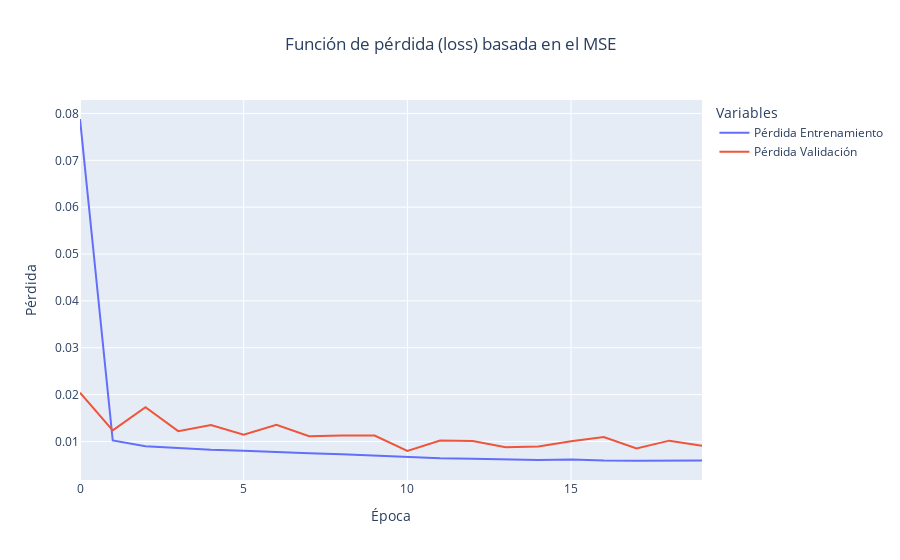

Notebook cell for this chart:
### Code cell
fig = px.line(data_frame=history.history,
        y=['loss', 'val_loss'],
        title='Función de pérdida (loss) basada en el MSE',
        labels={'index': 'Época', 'value': 'Pérdida'},
        )

fig.update_layout(
    title_x=0.5,
    legend_title_text="Variables"
)

fig.for_each_trace(lambda t: t.update(name="Pérdida Entrenamiento" if t.name == "loss" else "Pérdida Validación"))

fig.show()

### Figure 1 — Plotly figure (JSON) as saved in the notebook; plotly's stock layout.template omitted (floating-point values rounded to 4 significant figures)
{"data": [{"hovertemplate": "variable=loss<br>Época=%{x}<br>Pérdida=%{y}<extra></extra>", "legendgroup": "loss", "line": {"color": "#636efa", "dash": "solid"}, "marker": {"symbol": "circle"}, "mode": "lines", "name": "Pérdida Entrenamiento", "orientation": "v", "showlegend": true, "type": "scatter", "x": [0, 1, 2, 3, 4, 5, 6, 7, 8, 9, 10, 11, 12, 13, 14, 15, 16, 17, 18, 19], "xaxis": "x", "y": [0.07881, 0.01021, 0.008974, 0.008552, 0.008204, 0.008023, 0.007706, 0.007494, 0.007295, 0.006992, 0.00673, 0.006413, 0.006327, 0.006167, 0.006059, 0.006152, 0.005921, 0.005887, 0.005828, 0.00591], "yaxis": "y"}, {"hovertemplate": "variable=val_loss<br>Época=%{x}<br>Pérdida=%{y}<extra></extra>", "legendgroup": "val_loss", "line": {"color": "#EF553B", "dash": "solid"}, "marker": {"symbol": "circle"}, "mode": "lines", "name": "Pérdida Validación", "orientation": "v", "showlegend": true, "type": "scatter", "x": [0, 1, 2, 3, 4, 5, 6, 7, 8, 9, 10, 11, 12, 13, 14, 15, 16, 17, 18, 19], "xaxis": "x", "y": [0.02039, 0.01235, 0.01731, 0.0122, 0.01351, 0.01146, 0.01354, 0.01113, 0.01125, 0.01126, 0.007962, 0.01019, 0.01012, 0.008752, 0.008936, 0.01003, 0.01095, 0.008507, 0.01017, 0.009104], "yaxis": "y"}], "layout": {"legend": {"title": {"text": "Variables"}, "tracegroupgap": 0}, "title": {"text": "Función de pérdida (loss) basada en el MSE", "x": 0.5}, "xaxis": {"anchor": "y", "domain": [0, 1], "title": {"text": "Época"}}, "yaxis": {"anchor": "x", "domain": [0, 1], "title": {"text": "Pérdida"}}}}
